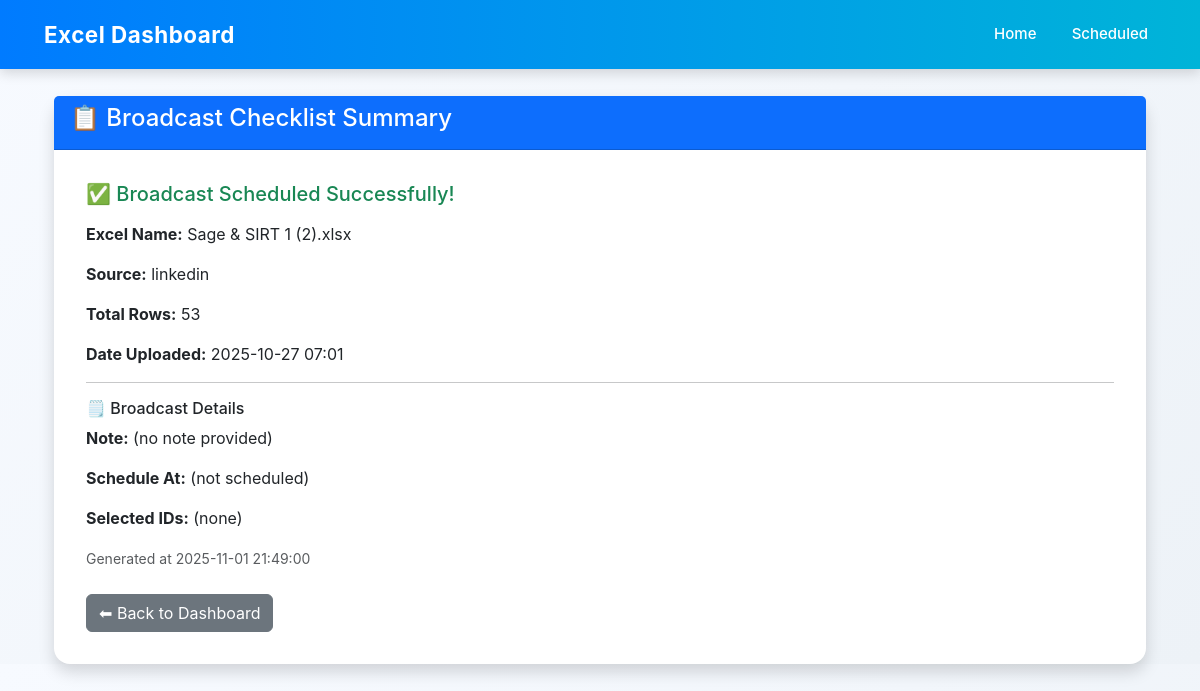
/checklist/7/, run on the app's committed database.
### excel_app/models.py (models this page shows, shortened)
class ExcelUpload(models.Model):
    excel_file = models.FileField(upload_to='uploads/')
    excel_name = models.CharField(max_length=255)
    source = models.CharField(max_length=255, blank=True)
    count = models.PositiveIntegerField(default=0)  # type: ignore
    date_added = models.DateTimeField(auto_now_add=True)
    objects: "Manager[ExcelUpload]"  # type: ignore

### excel_app/views.py (the view)
# urls.py: path('checklist/<int:excel_id>/', views.checklist_detail, name='checklist_detail'),
def checklist_detail(request, excel_id):  # type: ignore
    record = get_object_or_404(ExcelUpload, id=excel_id)
    note = request.GET.get('note', '')
    schedule = request.GET.get('schedule', '')
    selected_ids = request.GET.get('selected', '')
    context = {
        'record': record,
        'note': note,
        'schedule': schedule,
        'selected_ids': selected_ids,
        'generated_time': datetime.now(),
    }
    return render(request, 'excel_app/checklist_detail.html', context)

### excel_app/templates/excel_app/checklist_detail.html
{% extends 'excel_app/base.html' %}
{% block content %}
<div class="container mt-4">
  <div class="card shadow">
    <div class="card-header bg-primary text-white">
      <h4>📋 Broadcast Checklist Summary</h4>
    </div>
    <div class="card-body">
      <h5 class="text-success mb-3">✅ Broadcast Scheduled Successfully!</h5>
      <p><b>Excel Name:</b> {{ record.excel_name }}</p>
      <p><b>Source:</b> {{ record.source }}</p>
      <p><b>Total Rows:</b> {{ record.count }}</p>
      <p><b>Date Uploaded:</b> {{ record.date_added|date:"Y-m-d H:i" }}</p>
      <hr>
      <h6>🗒️ Broadcast Details</h6>
      <p><b>Note:</b> {{ note|default:"(no note provided)" }}</p>
      <p><b>Schedule At:</b> {{ schedule|default:"(not scheduled)" }}</p>
      <p><b>Selected IDs:</b> {{ selected_ids|default:"(none)" }}</p>
      <p class="text-muted mt-3"><small>Generated at {{ generated_time|date:"Y-m-d H:i:s" }}</small></p>
      <div class="mt-4">
        <a href="{% url 'excel_app:table' %}" class="btn btn-secondary">⬅ Back to Dashboard</a>
      </div>
    </div>
  </div>
</div>
{% endblock %}

### excel_app/static/excel_app/styles.css (style rules this page uses)
body { background: linear-gradient(135deg, #f7faff 0%, #edf2f7 100%); font-family: 'Inter', 'Poppins', sans-serif; color: #2d3748; margin: 0; padding: 0; }
.card { background: #ffffff; border-radius: 16px; box-shadow: 0 8px 24px rgba(0, 0, 0, 0.08); border: none; transition: all 0.3s ease; }
.card-body { padding: 2rem; }

### data on the page
ExcelUpload: excel_name "Sage & SIRT 1 (2).xlsx", source "linkedin", count "53", date_added "2025-10-27 07:01"

### other printed values
{{ note|default:"(no note provided)" }} "(no note provided)"
{{ schedule|default:"(not scheduled)" }} "(not scheduled)"
{{ selected_ids|default:"(none)" }} "(none)"
